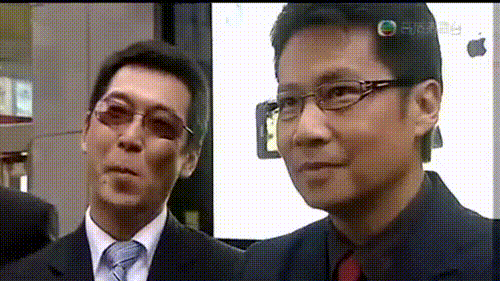
#> input picture Image/gif_source/2.png, 500 x 281 px, given in place of 2.jpg, which was not available
$ python basehttp.py
#> lines starting #> are read from the running program, lines starting #| are printed output that depends on the picture
# [62 lines of commented-out code are left out]
from PIL import Image

a = Image.open('C:/Users/Administrator/Desktop/2.jpg')
#> a is the input picture: PIL image 500x281 P; mean R, G, B, A 121.9, 110.1, 106.5, 255
out = a.resize((900,1200))
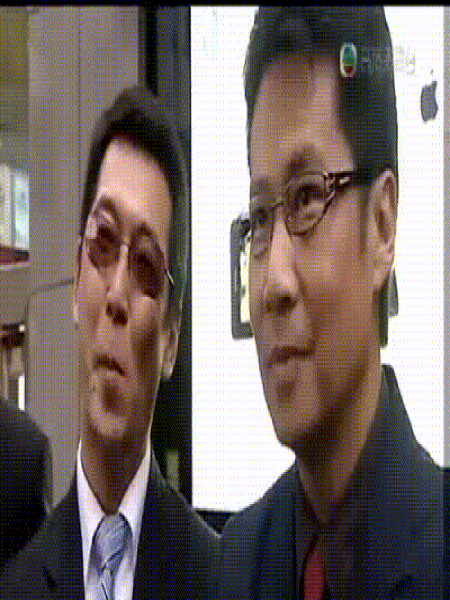
#> out: PIL image 900x1200 P (shown at 1/2 size); mean R, G, B, A 122, 110.1, 106.5, 255
out.save('C:/Users/Administrator/Desktop/1.jpg')

$ run again, with Image/gif_source/101.png copied over Image/gif_source/2.png
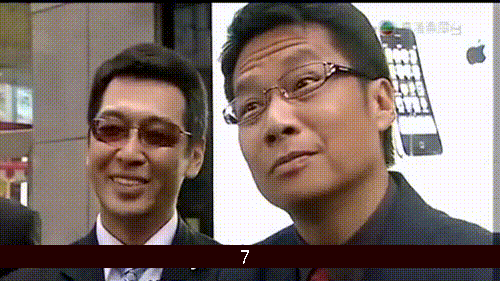
#> input picture Image/gif_source/101.png, 500 x 281 px, given in place of 2.jpg, which was not available
#> a is the input picture: PIL image 500x281 P; mean R, G, B, A 129.2, 113, 107.6, 255
#> `out = a.resize((900,1200))`:
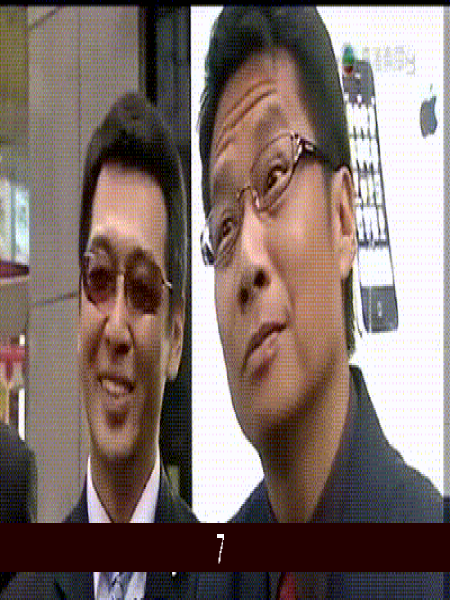
#> out: PIL image 900x1200 P (shown at 1/2 size); mean R, G, B, A 129.1, 113, 107.6, 255
